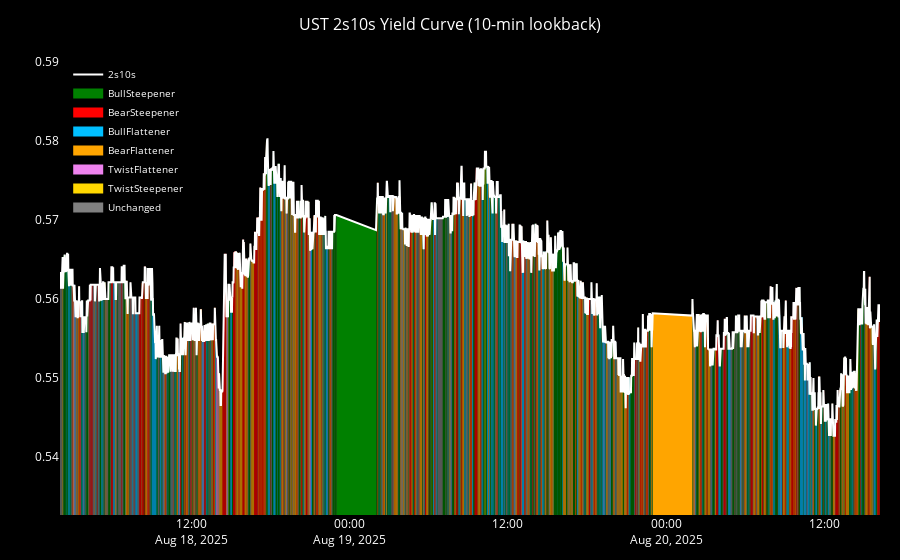

This figure's notebook cell:
### Code cell
plot_yield_curve_regimes_plotly(classify_regime(UST_combined), "UST")
